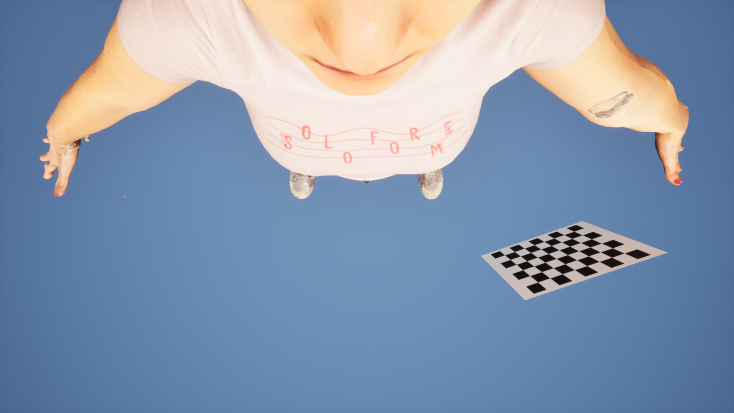
#> input picture images/HighresScreenshot00000.png, 1467 x 825 px (shown at 1/2 size); its folder holds only this picture in this run
$ python calibration.py
#> lines starting #> are read from the running program, lines starting #| are printed output that depends on the picture; after the words box and inside, x2 and y2 are one past the last pixel; in counts of white or black regions, pixels touching at a corner belong together; long printed decimals are rounded
import numpy as np
import cv2 as cv
import glob
import json
import pickle


################ FIND CHESSBOARD CORNERS - OBJECT POINTS AND IMAGE POINTS #############################

chessboardSize = (8,6)
frameSize = (1467,825)


# termination criteria
criteria = (cv.TERM_CRITERIA_EPS + cv.TERM_CRITERIA_MAX_ITER, 30, 0.001)


# prepare object points, like (0,0,0), (1,0,0), (2,0,0) ....,(6,5,0)
objp = np.zeros((chessboardSize[0] * chessboardSize[1], 3), np.float32)
objp[:,:2] = np.mgrid[0:chessboardSize[0],0:chessboardSize[1]].T.reshape(-1,2)

size_of_chessboard_squares_mm = 30
objp = objp * size_of_chessboard_squares_mm


# Arrays to store object points and image points from all the images.
objpoints = [] # 3d point in real world space
imgpoints = [] # 2d points in image plane.


images = glob.glob('./images/*.png')
print(images)
for image in images:

    img = cv.imread(image)
#> img is the input picture: shape (825, 1467, 3); mean B, G, R 174.5, 151.7, 135
    gray = cv.cvtColor(img, cv.COLOR_BGR2GRAY)
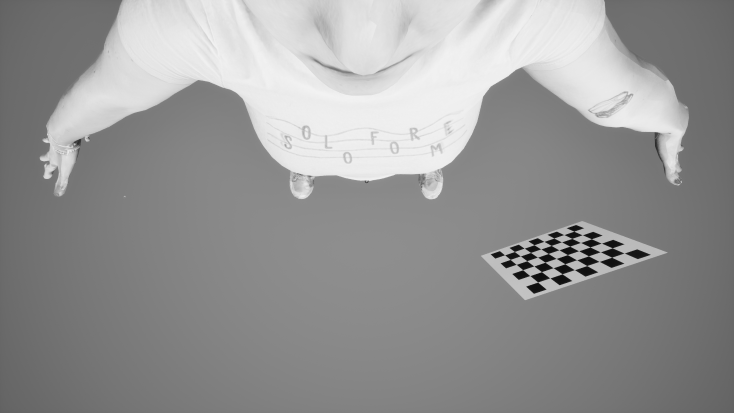
#> gray: shape (825, 1467) (shown at 1/2 size); min 13, max 243, mean 149.3

    # Find the chess board corners
    ret, corners = cv.findChessboardCorners(gray, chessboardSize, None)
#> ret = True; corners = 48 rows, first 8: [1009.7, 510], [1029.1, 503.5], [1048.5, 496.7], [1069.4, 490.2], [1088.4, 483.3], [1108.5, 476.2], [1127.6, 470], [1148.3, 463.3]

    # If found, add object points, image points (after refining them)
    if ret == True:

        objpoints.append(objp)
        corners2 = cv.cornerSubPix(gray, corners, (11,11), (-1,-1), criteria)
#> corners2 = 48 rows, first 8: [1015.4, 515.1], [1024.6, 500.1], [1055.6, 501.5], [1063, 486.5], [1096.4, 487.7], [1101.7, 473], [1136.9, 473.9], [1140.5, 459.5]
        imgpoints.append(corners)

        # Draw and display the corners
        cv.drawChessboardCorners(img, chessboardSize, corners2, ret)
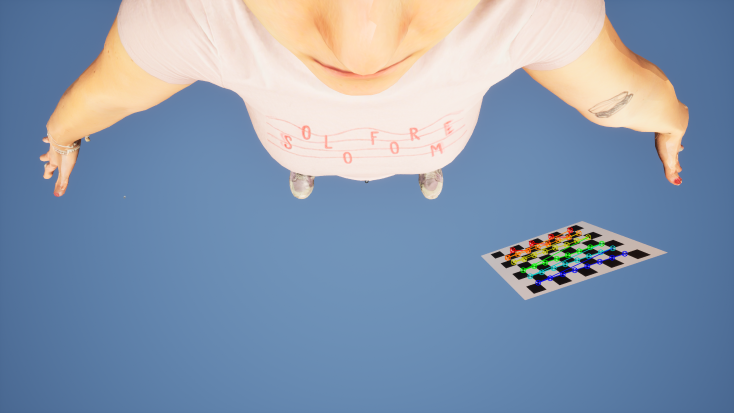
#> img: shape (825, 1467, 3) (shown at 1/2 size); 0.64% of pixels changed, all inside (x1, y1, x2, y2) = (1009, 454, 1256, 572)
        cv.imshow('img', img)
        cv.waitKey(1000)

cv.destroyAllWindows()


############## CALIBRATION #######################################################

ret, cameraMatrix, dist, rvecs, tvecs = cv.calibrateCamera(objpoints, imgpoints, frameSize, None, None)
#> ret = 4.67; cameraMatrix = [[350.9, 0, 740.1], [0, 578.8, 328.3], [0, 0, 1]]; dist = [[0.0524, -0.0128, 0.0224, -0.0473, 0.00106]]; rvecs = ([-1.64, 0.423, -0.0556],); tvecs = ([447.5, 163.8, 538.7],)
print("CAMERA MATRIX: ", cameraMatrix)
#| CAMERA MATRIX:  [[350.919   0.         740.085]
#|  [  0.         578.826 328.328]
#|  [  0.           0.           1.        ]]
# [9 lines of commented-out code are left out]

data = []
with open('temp.json') as f:
#> (reads temp.json from the repository)
    data = json.load(f)

coordinates = [[point['x'], point['y'], point['z']] for point in data]
print("COORDINATES: ", coordinates)

image = cv.imread('./plain.png')
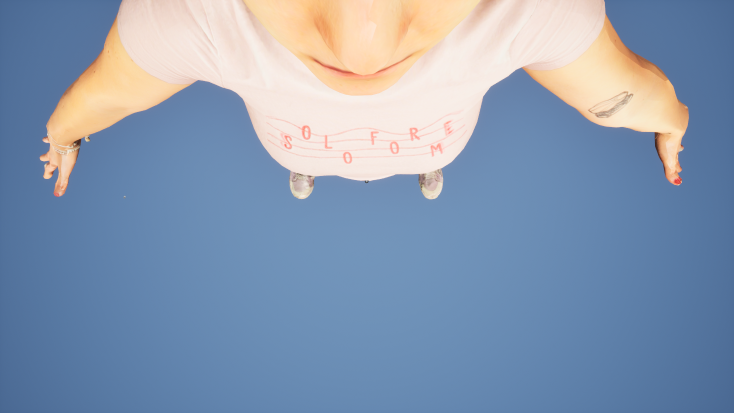
#> input picture plain.png, 1467 x 825 px (shown at 1/2 size)
#> image is the input picture: shape (825, 1467, 3); mean B, G, R 176.7, 152.7, 135.2
object_points = np.array(coordinates, dtype=np.float32)
print("TVEC: ", tvecs)
#| TVEC:  (array([[447.477],
#|        [163.765],
#|        [538.660]]),)
print("RVEC: ", rvecs)
#| RVEC:  (array([[-1.644],
#|        [ 0.4225],
#|        [-0.05564]]),)
image_points, _ = cv.projectPoints(object_points, rvecs[0], tvecs[0], cameraMatrix, dist)
#> image_points = [[135141.8, 147926.6], [21093.4, 28235], [9224.4, 15678.4], [2414.8, 5578.9], [727.7, 2164.2], [843.9, 2091.3], [1000.6, 2430.5], [1798.6, 4320.8], [852.6, 597], [1226.3, 487.5]]
# [5 lines of commented-out code are left out]
cv.destroyAllWindows()

############## DRAW THE POINTS ####################################################
for point in image_points:
    point = tuple(point.ravel())  # Convert point to a tuple of (x, y)
    print("POINT: ", point)
    cv.circle(image, (int(point[0]),int(point[1])), radius=5, color=(0, 0, 255), thickness=-1)  # Red dot
#> this loop made 10 passes
#| POINT:  (135141.77, 147926.58)
#| POINT:  (21093.36, 28234.992)
#| POINT:  (9224.386, 15678.372)
#| POINT:  (2414.7695, 5578.9497)
#| POINT:  (727.7165, 2164.162)
#| POINT:  (843.8718, 2091.252)
#| POINT:  (1000.639, 2430.513)
#| POINT:  (1798.5939, 4320.8154)
#> (further printed lines are left out)
#> image: shape (825, 1467, 3); 0.01% of pixels changed, all inside (x1, y1, x2, y2) = (847, 482, 1232, 602)

# Step 6: Display the image
cv.imshow('Image with 2D points', image)
cv.waitKey(0)
cv.destroyAllWindows()


# Optionally, save the image
cv.imwrite('output_image.png', image)


# [39 lines of commented-out code are left out]
